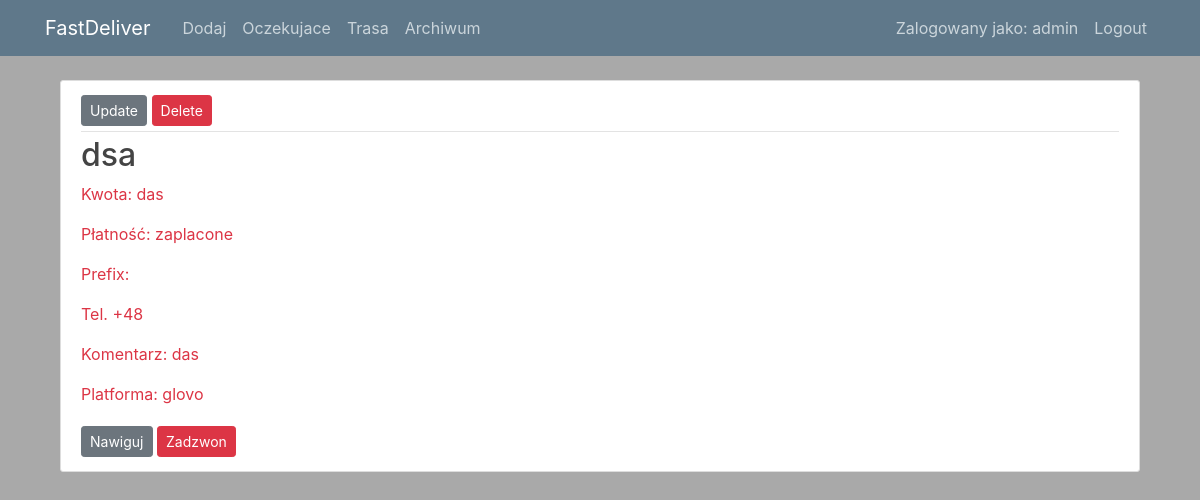
/post/19/ (signed in), run on the app's committed database.
### users/models.py (models this page shows)
class CustomUser(AbstractUser):
    is_driver = models.BooleanField(default=False)
    is_restaurator = models.BooleanField(default=False)
    pass
    class Meta:
        ordering = ['date_joined']

### posts/models.py (models this page shows, shortened)
class Post(models.Model):
    id = models.AutoField(primary_key=True)
    date = models.DateTimeField(default=timezone.now)
    no_of_likes = models.CharField(max_length=50, null = True, blank=True)
    adres = models.CharField(max_length=50, null = False)
    choose_payment = (
        ('karta','Karta'),
        ('gotowka','Gotowka'),
        ('zaplacone','Zaplacone')
    )
    payment = models.CharField(max_length=10, choices=choose_payment, default='zaplacone')
    amount = models.CharField(max_length=5, null = False)
    phone = models.CharField(max_length=13, null = False,default="+48")
    comment = models.CharField(max_length=200, null=True, blank=True)
    choose_platform = (
        ('uber','Uber'),
        ('rest','Rest'),
        ('glovo','Glovo'),
        ('tel','Tel')
    )
    platform = models.CharField(max_length=5, choices=choose_platform, default='glovo')
    oczekujace = models.BooleanField(default=True)
    trasa = models.BooleanField(default=False)
    zakonczone = models.BooleanField(default=False)
    class Meta:
        ordering = ['date']

### posts/views.py (the view)
# urls.py: path('post/<int:pk>/', PostDetailView.as_view(), name='post-detail'),
class PostDetailView(LoginRequiredMixin, DetailView):
    model = Post
    login_url = '/login/'

### posts/templates/posts/post_detail.html (shortened to what this page needs)
{% extends "posts/base.html" %}
{% block content %}
  <article class="media content-section">
    <div class="media-body">
      <div class="article-metadata">
          <div>
            <a class="btn btn-secondary btn-sm mt-1 mb-1" href="{% url 'post-update' object.id %}">Update</a>
            <a class="btn btn-danger btn-sm mt-1 mb-1" href="{% url 'post-delete' object.id %}">Delete</a>
          </div>
      </div>
      <h2 class="article-title">{{ object.adres }}</h2>
      <p class="article-content">Kwota: {{ object.amount }}</p>
      <p class="article-content">Płatność: {{ object.payment }}</p>
      <p class="article-content">Prefix: {{ object.phone_prefix }}</p>
      <p class="article-content">Tel. {{ object.phone }}</p>
      <p class="article-content">Komentarz: {{ object.comment }}</p>
      <p class="article-content">Platforma: {{ object.platform }}</p>
      <a class="btn btn-secondary btn-sm mt-1 mb-1" href="https://www.google.com/maps/place/{{ object.adres }},+Olsztyn">Nawiguj</a>
      <a class="btn btn-danger btn-sm mt-1 mb-1" href="tel:+48{{object.phone}}">Zadzwon</a>
    </div>
  </article>
{% endblock content %}

### posts/templates/posts/base.html (shortened to what this page needs)
{% load static %}
<!DOCTYPE html>
<html>
<head>
    <link rel="stylesheet" href="https://maxcdn.bootstrapcdn.com/bootstrap/4.0.0/css/bootstrap.min.css">
    <link rel="stylesheet" type="text/css" href="{% static 'posts/main.css' %}">
</head>
<body>
    <header class="site-header">
      <nav class="navbar navbar-expand-md navbar-dark bg-steel fixed-top">
        <div class="container">
          <a class="navbar-brand mr-4" href="{% url 'posts-home' %}">FastDeliver</a>
          <div class="collapse navbar-collapse" id="navbarToggle">
            <div class="navbar-nav mr-auto">
                {% if user.is_driver == False %}
                <a class="nav-item nav-link" href="{% url 'post-create' %}">Dodaj</a>
                {% endif %}
                <a class="nav-item nav-link" href="{% url 'posts-home' %}">Oczekujace</a>
                <a class="nav-item nav-link" href="{% url 'posts-trasa' %}">Trasa</a>
                <a class="nav-item nav-link" href="{% url 'posts-zakonczone' %}">Archiwum</a>
            </div>
            <div class="navbar-nav">
                {% if user.is_authenticated %}
              <a class="nav-item nav-link">Zalogowany jako: {{ user.username }}</a>
              <a class="nav-item nav-link" href="{% url 'logout' %}">Logout</a>
                {% else %}
              <a class="nav-item nav-link" href="{% url 'login' %}">Login</a>
                {% endif %}
            </div>
          </div>
        </div>
      </nav>
    </header>
    <main role="main" class="container">
    <div class="col-md-12">
      {% block content %} {% endblock %}
    </div>
    </main>
</body>
</html>

### posts/static/posts/main.css (style rules this page uses)
body { background: #A9A9A9; color: #dc3545; margin-top: 5rem; }
h1, h2, h3, h4, h5, h6 { color: #444444; }
.bg-steel { background-color: #5f788a; }
.site-header .navbar-nav .nav-link { color: #cbd5db; }
.content-section { background: #ffffff; padding: 10px 20px; border: 1px solid #dddddd; border-radius: 3px; margin-bottom: 20px; }
.article-title { color: #444444; }
.article-content { white-space: pre-line; }
.article-metadata { padding-bottom: 1px; margin-bottom: 4px; border-bottom: 1px solid #e3e3e3 }

### data on the page
CustomUser: username "admin"
Post: adres "dsa", amount "das", payment "zaplacone", phone "+48", comment "das", platform "glovo"
